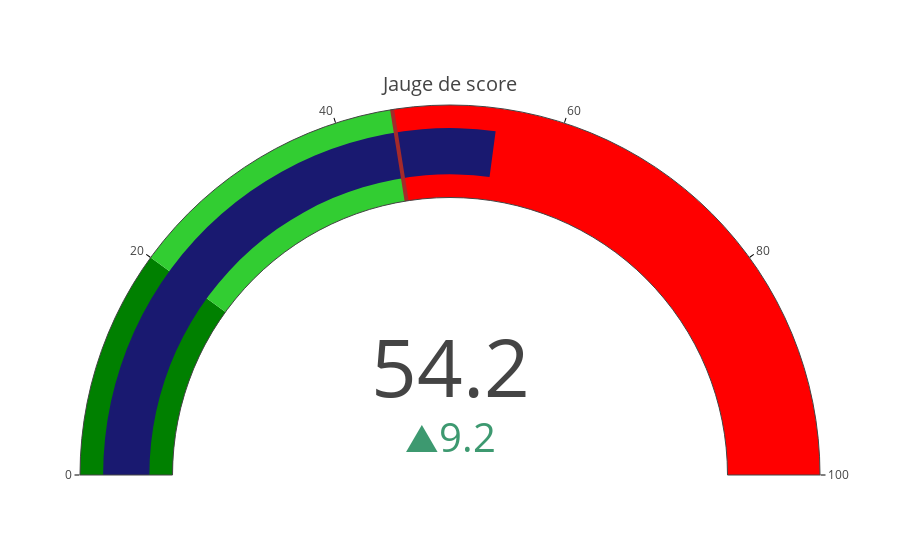

The notebook cell saved with this chart:
### Code cell
fig = go.Figure(go.Indicator(
        domain={'x': [0, 1], 'y': [0, 1]},
        value=probability * 100,
        mode="gauge+number+delta",
        title={'text': "Jauge de score"},
        delta={'reference': pourcent_seuil},
        gauge={'axis': {'range': [None, 100], 'tickwidth': 1, 'tickcolor': "black"},
               'bar': {'color': "MidnightBlue"},
               'steps': [
                   {'range': [0, 20], 'color': "Green"},
                   {'range': [20, 45], 'color': "LimeGreen"},
                   {'range': [45, pourcent_seuil], 'color': "Orange"},
                   {'range': [pourcent_seuil, 100], 'color': "Red"}],
               'threshold': {'line': {'color': "brown", 'width': 4}, 'thickness': 1, 'value': pourcent_seuil}}))
fig

### Figure 1 — Plotly figure (JSON) as saved in the notebook; plotly's stock layout.template omitted (floating-point values rounded to 4 significant figures)
{"data": [{"delta": {"reference": 45}, "domain": {"x": [0, 1], "y": [0, 1]}, "gauge": {"axis": {"range": [null, 100], "tickcolor": "black", "tickwidth": 1}, "bar": {"color": "MidnightBlue"}, "steps": [{"color": "Green", "range": [0, 20]}, {"color": "LimeGreen", "range": [20, 45]}, {"color": "Orange", "range": [45, 45]}, {"color": "Red", "range": [45, 100]}], "threshold": {"line": {"color": "brown", "width": 4}, "thickness": 1, "value": 45}}, "mode": "gauge+number+delta", "title": {"text": "Jauge de score"}, "type": "indicator", "value": 54.2}], "layout": {}}
